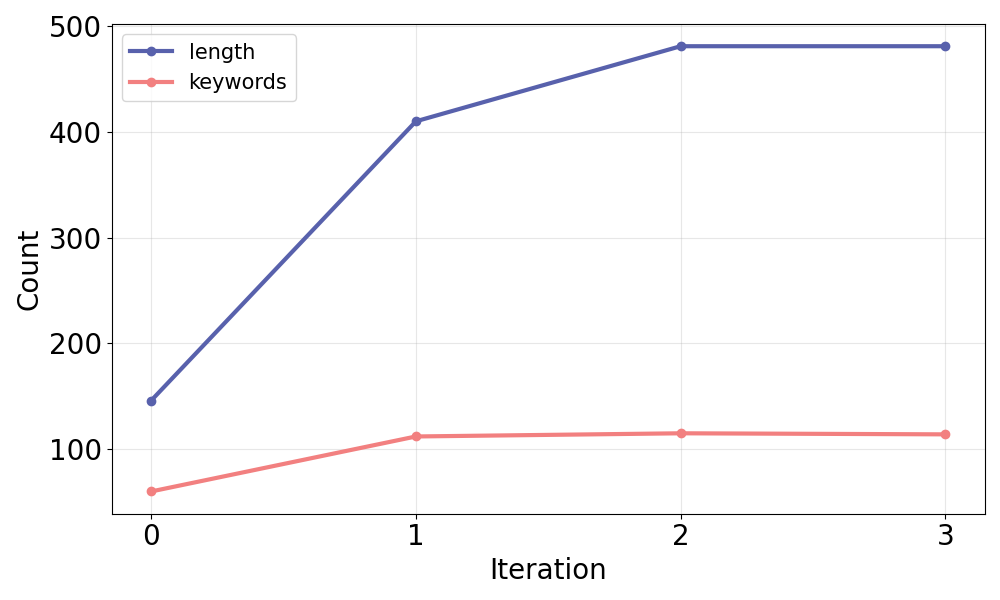

The Python source for this figure:
import matplotlib.pyplot as plt

# 数据
x_labels = ['0', '1', '2', '3']  # x轴标签

data = {
    'length': [146, 410, 481, 481],
    'keywords': [60, 112, 115, 114]
}

# 创建图形
plt.figure(figsize=(10, 6))

# 定义颜色
colors = ['#5861AC', '#F28080']  # 红、青

# 绘制每条折线
for i, (name, values) in enumerate(data.items()):
    plt.plot(x_labels, values, marker='o', linestyle='-', color=colors[i], label=name, linewidth=3)

# 设置标题和坐标轴标签（字号增大）
# plt.title('Length and Keywords Over Time', fontsize=16)
plt.xlabel('Iteration', fontsize=20)
plt.ylabel('Count', fontsize=20)

# 增大刻度标签字号
plt.xticks(fontsize=20)
plt.yticks(fontsize=20)

# 图例
plt.legend(fontsize=15)

# 添加网格
plt.grid(True, alpha=0.3)

# 自动调整布局
plt.tight_layout()

# 显示图表
plt.savefig('zhe3.png')